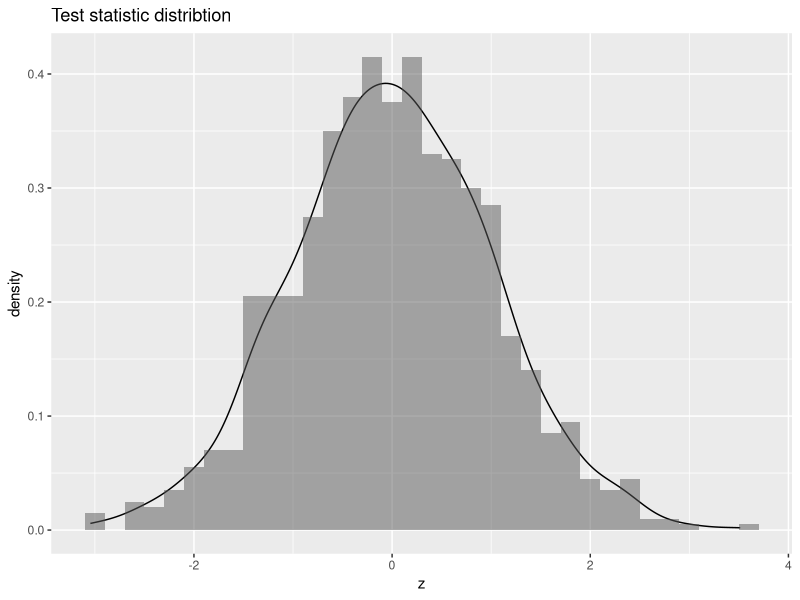
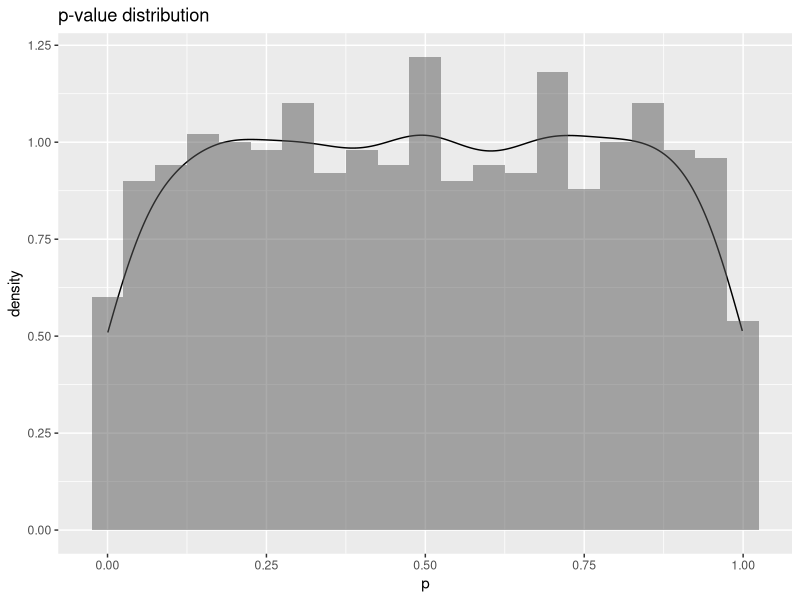

Here is the R script that generated these plots, in order:
## ---- chunk 1
knitr::opts_chunk$set(echo = TRUE)

library(dplyr)
library(ggplot2)
## ---- chunk 2

# Simulate data from standard normal distribution
set.seed(1)
n_obs <- 1000
n_dat <- 1000

dat <- data.frame(
  x = rnorm(n_obs * n_dat),
  dataset = rep(1:n_dat, times = n_obs)
  ) %>%
  group_by(dataset) %>%
  summarize(z = (mean(x) - 0)/(sd(x)/sqrt(n_obs))) %>%
  mutate(p = 2*pt(-abs(z), df = n_obs - 1))

# z statistic should have standard normal distribution.
dat %>%
  ggplot(aes(x = z)) +
  geom_density() +
  geom_histogram(aes(y = ..density..), binwidth = 0.2, alpha = 0.5) +
  labs(title = "Test statistic distribtion")

# p-value should be uniformly distributed in [0;1]
dat %>%
  ggplot(aes(x = p)) +
  geom_density() +
  geom_histogram(aes(y = ..density..), binwidth = 0.05, alpha = 0.5) +
  labs(title = "p-value distribution")

# p-value is prior probability of observing new test statistic at least as
# extreme as the observed one.

dat$p[1]

